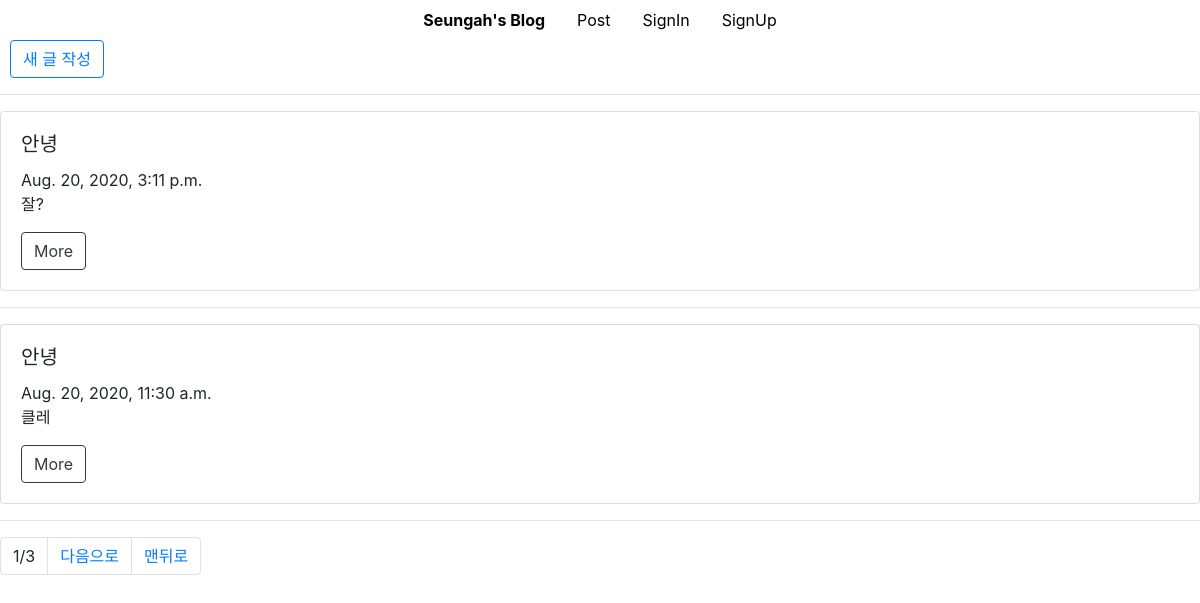
/post/list/, run on the app's committed database.
### post/models.py (models this page shows, shortened)
class Blog(models.Model):
    title = models.CharField(max_length=200)
    pub_date = models.DateTimeField('date published')
    body = models.TextField()
    def summary(self):
        return self.body[:2]

### post/views.py (the view)
# urls.py: path('list/', views.read_blog_list, name = 'read_blog_list'),
def read_blog_list(request):
    blogs = Blog.objects.all()  # 쿼리셋 = 전달받은 모델의 객체 목록 # 쿼리셋을 템플릿으로 보내기
    paginator = Paginator(blogs,2)
    page = request.GET.get('page')
    posts = paginator.get_page(page)
    return render(request, 'post/blog_list.html', {'posts': posts})

### post/templates/post/blog_list.html (shortened to what this page needs)
{% extends 'base.html' %}
{% block contents %}
    <button type="button" class="btn btn-outline-primary" style="margin-left: 10px">
        <a href="{% url 'blog_new' %}">새 글 작성
        </a>
    </button>
    <hr>
    {% for post in posts %}
        <div class="card" style="width: 100%;">
            <div class="card-body">
                <h5 class="card-title">{{ post.title }}</h5>
                {{ post.pub_date }}
                <p class="card-text">{{ post.summary }}</p>
                <a href="{% url 'read_blog_detail' post.id %}" class="btn btn-outline-dark">More</a>
            </div>
        </div>
        <hr>
    {% endfor %}
<nav aria-label="Page navigation example">
  <ul class="pagination">
       <li class="page-item"><a class="page-link">{{posts.number}}/{{posts.paginator.num_pages}}</a></li>
      {% if posts.has_next %}
    <li class="page-item"><a class="page-link" href="?page={{posts.next_page_number}}">다음으로</a></li>
      <li class="page-item"><a class="page-link" href="?page={{ posts.paginator.num_pages }}">맨뒤로</a></li>
  {% endif %}
  </ul>
</nav>
{% endblock %}

### data on the page
Blog: title "안녕", pub_date "Aug. 20, 2020, 3:11 p.m.", summary "잘?"
Blog: title "안녕", pub_date "Aug. 20, 2020, 11:30 a.m.", summary "클레"

### other printed values
{{ posts.number }} "1"
{{ posts.paginator.num_pages }} "3"
